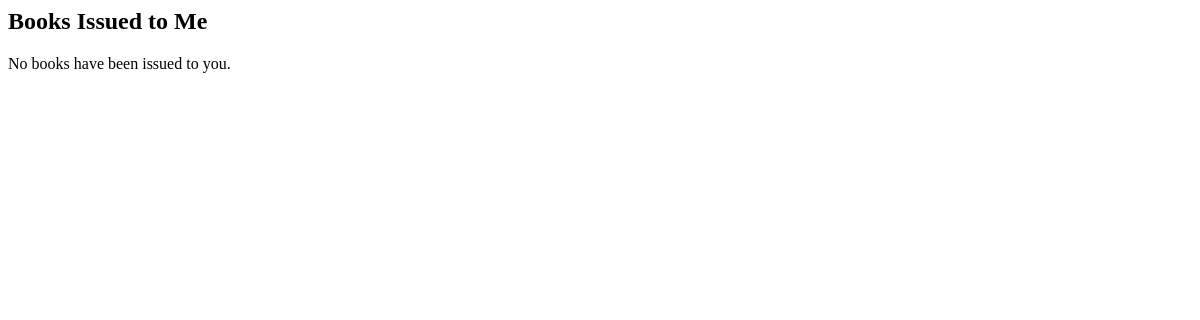
Page /faculty/dashboard/bookissued (signed in) on the earlier database version.
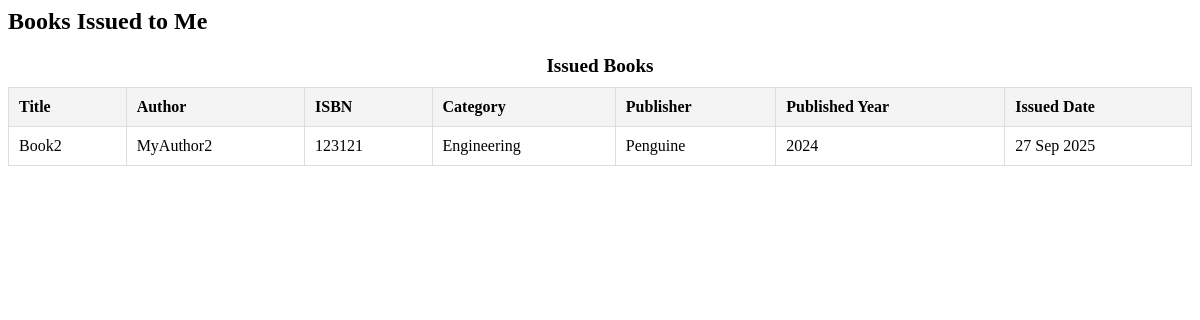
Same page on the later database version.
### core/models.py (models this page shows, shortened)
class Book(models.Model):
    class Category(models.TextChoices):
        SCIENCE = "SCI", "Science"
        ENGINEERING = "ENG", "Engineering"
        LITERATURE = "LIT", "Literature"
        HISTORY = "HIS", "History"
        TECHNOLOGY = "TECH", "Technology"
        OTHER = "OTH", "Other"
    title = models.CharField(max_length=255, verbose_name="Book Title")
    author = models.CharField(max_length=255, verbose_name="Author")
    isbn = models.CharField(max_length=13, unique=True, verbose_name="ISBN")
    category = models.CharField(
        max_length=10,
        choices=Category.choices,
        default=Category.OTHER,
        verbose_name="Category"
    )
    publisher = models.CharField(max_length=255, blank=True, null=True, verbose_name="Publisher")
    published_year = models.PositiveIntegerField(blank=True, null=True, verbose_name="Published Year")
    total_copies = models.PositiveIntegerField(default=1, verbose_name="Total Copies")
    available_copies = models.PositiveIntegerField(default=1, verbose_name="Available Copies")
    added_date = models.DateTimeField(default=timezone.now, verbose_name="Added to Library")

### core/views.py (the view)
# urls.py: path('faculty/dashboard/bookissued',BookIssuedView.as_view(),name='bookissued'),
class BookIssuedView(LoginRequiredMixin,ListView):
    model = User
    template_name = 'core/bookissued.html'
    context_object_name = 'bookissued'
    def get_queryset(self):
        user = self.request.user
        if hasattr(user, 'studentuser'):
            return user.studentuser.book.all()
        elif hasattr(user, 'facultyuser'):
            return user.facultyuser.book.all()
        return Book.objects.none()

### core/templates/core/bookissued.html (shortened to what this page needs)
{% block content %}
<h2>Books Issued to Me</h2>
<div class="bookissued-container">
    {% if bookissued %}
    <table class="book-table">
        <caption>Issued Books</caption>
        <thead>
            <tr>
                <th>Title</th>
                <th>Author</th>
                <th>ISBN</th>
                <th>Category</th>
                <th>Publisher</th>
                <th>Published Year</th>
                <th>Issued Date</th>
            </tr>
        </thead>
        <tbody>
            {% for book in bookissued %}
            <tr>
                <td>{{ book.title }}</td>
                <td>{{ book.author }}</td>
                <td>{{ book.isbn }}</td>
                <td>{{ book.get_category_display }}</td>
                <td>{{ book.publisher }}</td>
                <td>{{ book.published_year }}</td>
                <td>{{ book.added_date|date:"d M Y" }}</td>
            </tr>
            {% endfor %}
        </tbody>
    </table>
    {% else %}
    <p>No books have been issued to you.</p>
    {% endif %}
</div>
{% endblock %}

Differences in the rows shown:
added Book: title "Book2", author "MyAuthor2", isbn "123121", category "Engineering", publisher "Penguine", published_year "2024", added_date "27 Sep 2025"
Other differences:
text no longer shown: "No books have been issued to you."
text now shown: "Issued Books Title Author ISBN Category Publisher Published Year Issued Date"
